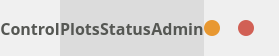
     <widget class="QFrame" name="title_frame">
      <property name="minimumSize">
       <size>
        <width>0</width>
        <height>56</height>
       </size>
      </property>
      <property name="maximumSize">
       <size>
        <width>16777215</width>
        <height>56</height>
       </size>
      </property>
      <property name="styleSheet">
       <string notr="true">#title_frame {
border: none;
background: rgb(220,220,220);
}</string>
      </property>
      <layout class="QHBoxLayout" name="horizontalLayout_15">
       <property name="spacing">
        <number>0</number>
       </property>
       <property name="leftMargin">
        <number>0</number>
       </property>
       <property name="topMargin">
        <number>0</number>
       </property>
       <property name="rightMargin">
        <number>0</number>
       </property>
       <property name="bottomMargin">
        <number>0</number>
       </property>
       <item>
        <widget class="QPushButton" name="control_tab">
         <property name="minimumSize">
          <size>
           <width>0</width>
           <height>56</height>
          </size>
         </property>
         <property name="font">
          <font>
           <family>Open Sans</family>
           <pointsize>12</pointsize>
           <weight>75</weight>
           <italic>false</italic>
           <bold>true</bold>
           <underline>false</underline>
          </font>
         </property>
         <property name="styleSheet">
          <string notr="true">QPushButton { color: rgb(85,87,83); border: none; background: rgb(240,240,240); }</string>
         </property>
         <property name="text">
          <string>Control</string>
         </property>
        </widget>
       </item>
       <item>
        <widget class="QPushButton" name="plot_tab">
         <property name="minimumSize">
          <size>
           <width>0</width>
           <height>56</height>
          </size>
         </property>
         <property name="font">
          <font>
           <family>Open Sans</family>
           <pointsize>12</pointsize>
           <weight>75</weight>
           <italic>false</italic>
           <bold>true</bold>
          </font>
         </property>
         <property name="styleSheet">
          <string notr="true">QPushButton { color: rgb(85,87,83); border: none; background: rgb(220,220,220); }
QPushButton:hover { background: rgb(225,225,225); }
QPushButton:hover:pressed { background: rgb(240,240,240); }</string>
         </property>
         <property name="text">
          <string>Plots</string>
         </property>
        </widget>
       </item>
       <item>
        <widget class="QPushButton" name="status_tab">
         <property name="minimumSize">
          <size>
           <width>0</width>
           <height>56</height>
          </size>
         </property>
         <property name="font">
          <font>
           <family>Open Sans</family>
           <pointsize>12</pointsize>
           <weight>75</weight>
           <bold>true</bold>
          </font>
         </property>
         <property name="styleSheet">
          <string notr="true">QPushButton {
color: rgb(85,87,83);
border: none;
background: rgb(220,220,220);
}
QPushButton:hover { background: rgb(225,225,225); }
QPushButton:hover:pressed { background: rgb(240,240,240); }</string>
         </property>
         <property name="text">
          <string>Status</string>
         </property>
        </widget>
       </item>
       <item>
        <widget class="QPushButton" name="admin_tab">
         <property name="minimumSize">
          <size>
           <width>0</width>
           <height>56</height>
          </size>
         </property>
         <property name="font">
          <font>
           <family>Open Sans</family>
           <pointsize>12</pointsize>
           <weight>75</weight>
           <bold>true</bold>
          </font>
         </property>
         <property name="styleSheet">
          <string notr="true">QPushButton {
color: rgb(85,87,83);
border: none;
background: rgb(220,220,220);
}
QPushButton:hover { background: rgb(225,225,225); }
QPushButton:hover:pressed { background: rgb(240,240,240); }</string>
         </property>
         <property name="text">
          <string>Admin</string>
         </property>
        </widget>
       </item>
       <item alignment="Qt::AlignRight|Qt::AlignTop">
        <widget class="QFrame" name="titlebar_frame">
         <property name="minimumSize">
          <size>
           <width>0</width>
           <height>56</height>
          </size>
         </property>
         <property name="maximumSize">
          <size>
           <width>16777215</width>
           <height>56</height>
          </size>
         </property>
         <property name="styleSheet">
          <string notr="true">border:none; background: transparent;</string>
         </property>
         <layout class="QHBoxLayout" name="titlebar_layout">
          <property name="spacing">
           <number>0</number>
          </property>
          <property name="leftMargin">
           <number>0</number>
          </property>
          <property name="topMargin">
           <number>16</number>
          </property>
          <property name="rightMargin">
           <number>25</number>
          </property>
          <property name="bottomMargin">
           <number>16</number>
          </property>
          <item>
           <widget class="QPushButton" name="minimize_button">
            <property name="minimumSize">
             <size>
              <width>16</width>
              <height>16</height>
             </size>
            </property>
            <property name="maximumSize">
             <size>
              <width>16</width>
              <height>16</height>
             </size>
            </property>
            <property name="font">
             <font>
              <family>Open Sans</family>
              <pointsize>10</pointsize>
              <weight>75</weight>
              <bold>true</bold>
             </font>
            </property>
            <property name="styleSheet">
             <string notr="true">QPushButton {
border: none;
border-radius: 8px;
background: #E89831;
color: transparent;
padding-top: -3px;
}
QPushButton:hover {
/*background: #B25047;*/
/*color: #B25047;*/
/*color: rgb(102, 85, 29);*/
color: rgb(255, 209, 86);
}
QPushButton:hover:pressed {
/*background: #9E473F;*/
background: #DB902E;
color: rgb(255, 209, 86);
}</string>
            </property>
            <property name="text">
             <string>–</string>
            </property>
           </widget>
          </item>
          <item>
           <spacer name="horizontalSpacer_2">
            <property name="orientation">
             <enum>Qt::Horizontal</enum>
            </property>
            <property name="sizeType">
             <enum>QSizePolicy::Fixed</enum>
            </property>
            <property name="sizeHint" stdset="0">
             <size>
              <width>18</width>
              <height>20</height>
             </size>
            </property>
           </spacer>
          </item>
          <item>
           <widget class="QPushButton" name="close_button">
            <property name="minimumSize">
             <size>
              <width>16</width>
              <height>16</height>
             </size>
            </property>
            <property name="maximumSize">
             <size>
              <width>16</width>
              <height>16</height>
             </size>
            </property>
            <property name="font">
             <font>
              <family>Open Sans</family>
              <pointsize>8</pointsize>
              <weight>75</weight>
              <bold>true</bold>
             </font>
            </property>
            <property name="styleSheet">
             <string notr="true">QPushButton {
border: none;
border-radius: 8px;
background: #D16055;
color: transparent;
}
QPushButton:hover {
/*background: #B25047;*/
/*color: #B25047;*/
/*color: rgb(94, 3, 3);*/
color: rgb(255, 139, 139);
}
QPushButton:hover:pressed {
/*background: #9E473F;*/
background: #B25047;
color: rgb(255, 139, 139);
}</string>
            </property>
            <property name="text">
             <string>✕</string>
            </property>
           </widget>
          </item>
         </layout>
        </widget>
       </item>
      </layout>
     </widget>
